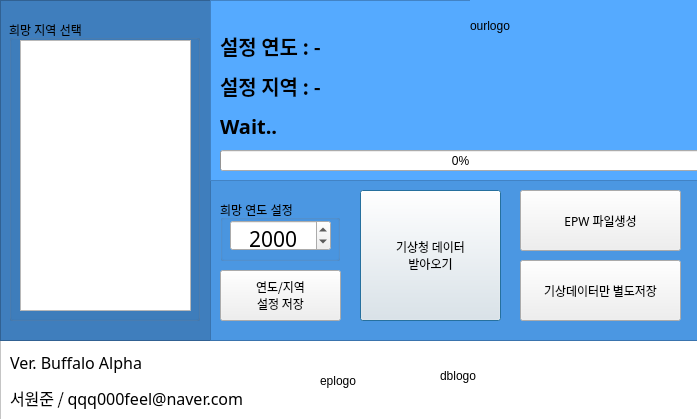
<?xml version="1.0" encoding="UTF-8"?>
<ui version="4.0">
 <class>dialog</class>
 <widget class="QDialog" name="dialog">
  <property name="enabled">
   <bool>true</bool>
  </property>
  <property name="geometry">
   <rect>
    <x>0</x>
    <y>0</y>
    <width>697</width>
    <height>419</height>
   </rect>
  </property>
  <property name="sizePolicy">
   <sizepolicy hsizetype="Fixed" vsizetype="Fixed">
    <horstretch>0</horstretch>
    <verstretch>0</verstretch>
   </sizepolicy>
  </property>
  <property name="contextMenuPolicy">
   <enum>Qt::NoContextMenu</enum>
  </property>
  <property name="windowTitle">
   <string>서원준(qqq000feel@naver.com)</string>
  </property>
  <property name="windowIcon">
   <iconset>
    <normaloff>../../../../Pictures/wef23f23f2f.png</normaloff>../../../../Pictures/wef23f23f2f.png</iconset>
  </property>
  <property name="windowOpacity">
   <double>1.000000000000000</double>
  </property>
  <property name="autoFillBackground">
   <bool>false</bool>
  </property>
  <widget class="QPushButton" name="swjbtn1">
   <property name="geometry">
    <rect>
     <x>360</x>
     <y>190</y>
     <width>141</width>
     <height>131</height>
    </rect>
   </property>
   <property name="font">
    <font>
     <family>맑은 고딕</family>
     <strikeout>false</strikeout>
    </font>
   </property>
   <property name="autoFillBackground">
    <bool>false</bool>
   </property>
   <property name="styleSheet">
    <string notr="true"/>
   </property>
   <property name="text">
    <string>기상청 데이터
받아오기</string>
   </property>
  </widget>
  <widget class="QLabel" name="swjlabel">
   <property name="geometry">
    <rect>
     <x>220</x>
     <y>110</y>
     <width>471</width>
     <height>31</height>
    </rect>
   </property>
   <property name="sizePolicy">
    <sizepolicy hsizetype="Preferred" vsizetype="Preferred">
     <horstretch>0</horstretch>
     <verstretch>0</verstretch>
    </sizepolicy>
   </property>
   <property name="font">
    <font>
     <family>HY헤드라인M</family>
     <pointsize>15</pointsize>
     <weight>75</weight>
     <italic>false</italic>
     <bold>true</bold>
    </font>
   </property>
   <property name="text">
    <string>Wait..</string>
   </property>
   <property name="alignment">
    <set>Qt::AlignLeading|Qt::AlignLeft|Qt::AlignVCenter</set>
   </property>
  </widget>
  <widget class="QPushButton" name="swjbtn2">
   <property name="geometry">
    <rect>
     <x>520</x>
     <y>190</y>
     <width>161</width>
     <height>61</height>
    </rect>
   </property>
   <property name="font">
    <font>
     <family>맑은 고딕</family>
    </font>
   </property>
   <property name="text">
    <string>EPW 파일생성</string>
   </property>
  </widget>
  <widget class="QPushButton" name="swjbtn3">
   <property name="geometry">
    <rect>
     <x>520</x>
     <y>260</y>
     <width>161</width>
     <height>61</height>
    </rect>
   </property>
   <property name="font">
    <font>
     <family>맑은 고딕</family>
    </font>
   </property>
   <property name="text">
    <string>기상데이터만 별도저장</string>
   </property>
  </widget>
  <widget class="QProgressBar" name="swjpbar">
   <property name="geometry">
    <rect>
     <x>220</x>
     <y>150</y>
     <width>481</width>
     <height>21</height>
    </rect>
   </property>
   <property name="value">
    <number>0</number>
   </property>
  </widget>
  <widget class="QPushButton" name="testbtn">
   <property name="geometry">
    <rect>
     <x>220</x>
     <y>270</y>
     <width>121</width>
     <height>51</height>
    </rect>
   </property>
   <property name="font">
    <font>
     <family>맑은 고딕</family>
    </font>
   </property>
   <property name="text">
    <string>연도/지역
설정 저장</string>
   </property>
  </widget>
  <widget class="QGroupBox" name="groupBox">
   <property name="geometry">
    <rect>
     <x>220</x>
     <y>200</y>
     <width>120</width>
     <height>61</height>
    </rect>
   </property>
   <property name="styleSheet">
    <string notr="true"/>
   </property>
   <property name="title">
    <string>희망 연도 설정</string>
   </property>
   <widget class="QDateEdit" name="swjdate">
    <property name="geometry">
     <rect>
      <x>10</x>
      <y>20</y>
      <width>101</width>
      <height>31</height>
     </rect>
    </property>
    <property name="font">
     <font>
      <family>AcadEref</family>
      <pointsize>16</pointsize>
     </font>
    </property>
    <property name="alignment">
     <set>Qt::AlignHCenter|Qt::AlignTop</set>
    </property>
    <property name="displayFormat">
     <string>yyyy</string>
    </property>
   </widget>
  </widget>
  <widget class="QListWidget" name="swjlist">
   <property name="geometry">
    <rect>
     <x>20</x>
     <y>40</y>
     <width>171</width>
     <height>271</height>
    </rect>
   </property>
   <property name="contextMenuPolicy">
    <enum>Qt::NoContextMenu</enum>
   </property>
   <property name="tabKeyNavigation">
    <bool>false</bool>
   </property>
  </widget>
  <widget class="QLabel" name="swjyearlabel">
   <property name="geometry">
    <rect>
     <x>220</x>
     <y>30</y>
     <width>471</width>
     <height>31</height>
    </rect>
   </property>
   <property name="sizePolicy">
    <sizepolicy hsizetype="Preferred" vsizetype="Preferred">
     <horstretch>0</horstretch>
     <verstretch>0</verstretch>
    </sizepolicy>
   </property>
   <property name="font">
    <font>
     <family>HY헤드라인M</family>
     <pointsize>15</pointsize>
     <weight>75</weight>
     <italic>false</italic>
     <bold>true</bold>
    </font>
   </property>
   <property name="text">
    <string>설정 연도 : -</string>
   </property>
   <property name="alignment">
    <set>Qt::AlignLeading|Qt::AlignLeft|Qt::AlignVCenter</set>
   </property>
  </widget>
  <widget class="QLabel" name="swjcitylabel">
   <property name="geometry">
    <rect>
     <x>220</x>
     <y>70</y>
     <width>471</width>
     <height>31</height>
    </rect>
   </property>
   <property name="sizePolicy">
    <sizepolicy hsizetype="Preferred" vsizetype="Preferred">
     <horstretch>0</horstretch>
     <verstretch>0</verstretch>
    </sizepolicy>
   </property>
   <property name="font">
    <font>
     <family>HY헤드라인M</family>
     <pointsize>15</pointsize>
     <weight>75</weight>
     <italic>false</italic>
     <bold>true</bold>
    </font>
   </property>
   <property name="text">
    <string>설정 지역 : -</string>
   </property>
   <property name="alignment">
    <set>Qt::AlignLeading|Qt::AlignLeft|Qt::AlignVCenter</set>
   </property>
  </widget>
  <widget class="QGroupBox" name="groupBox_2">
   <property name="geometry">
    <rect>
     <x>9</x>
     <y>20</y>
     <width>191</width>
     <height>301</height>
    </rect>
   </property>
   <property name="title">
    <string>희망 지역 선택</string>
   </property>
  </widget>
  <widget class="QFrame" name="frame">
   <property name="geometry">
    <rect>
     <x>210</x>
     <y>0</y>
     <width>491</width>
     <height>181</height>
    </rect>
   </property>
   <property name="autoFillBackground">
    <bool>false</bool>
   </property>
   <property name="styleSheet">
    <string notr="true">background-color: rgb(85, 170, 255);</string>
   </property>
   <property name="frameShape">
    <enum>QFrame::StyledPanel</enum>
   </property>
   <property name="frameShadow">
    <enum>QFrame::Raised</enum>
   </property>
   <widget class="QLabel" name="ourlogolbl">
    <property name="geometry">
     <rect>
      <x>260</x>
      <y>0</y>
      <width>231</width>
      <height>51</height>
     </rect>
    </property>
    <property name="text">
     <string>ourlogo</string>
    </property>
   </widget>
  </widget>
  <widget class="QFrame" name="frame_2">
   <property name="geometry">
    <rect>
     <x>0</x>
     <y>0</y>
     <width>211</width>
     <height>341</height>
    </rect>
   </property>
   <property name="autoFillBackground">
    <bool>false</bool>
   </property>
   <property name="styleSheet">
    <string notr="true">background-color: rgb(63, 126, 189);</string>
   </property>
   <property name="frameShape">
    <enum>QFrame::StyledPanel</enum>
   </property>
   <property name="frameShadow">
    <enum>QFrame::Raised</enum>
   </property>
  </widget>
  <widget class="QFrame" name="frame_3">
   <property name="geometry">
    <rect>
     <x>210</x>
     <y>180</y>
     <width>491</width>
     <height>161</height>
    </rect>
   </property>
   <property name="autoFillBackground">
    <bool>false</bool>
   </property>
   <property name="styleSheet">
    <string notr="true">background-color: rgb(75, 151, 226);</string>
   </property>
   <property name="frameShape">
    <enum>QFrame::StyledPanel</enum>
   </property>
   <property name="frameShadow">
    <enum>QFrame::Raised</enum>
   </property>
  </widget>
  <widget class="QLabel" name="swjlabel_2">
   <property name="geometry">
    <rect>
     <x>10</x>
     <y>340</y>
     <width>261</width>
     <height>81</height>
    </rect>
   </property>
   <property name="sizePolicy">
    <sizepolicy hsizetype="Preferred" vsizetype="Preferred">
     <horstretch>0</horstretch>
     <verstretch>0</verstretch>
    </sizepolicy>
   </property>
   <property name="font">
    <font>
     <family>맑은 고딕</family>
     <pointsize>15</pointsize>
     <weight>75</weight>
     <italic>false</italic>
     <bold>true</bold>
    </font>
   </property>
   <property name="text">
    <string>&lt;html&gt;&lt;head/&gt;&lt;body&gt;&lt;p&gt;&lt;span style=&quot; font-size:12pt; font-weight:400;&quot;&gt;Ver. Buffalo Alpha&lt;/span&gt;&lt;/p&gt;&lt;p&gt;&lt;span style=&quot; font-size:12pt; font-weight:400;&quot;&gt;서원준 / qqq000feel@naver.com&lt;/span&gt;&lt;/p&gt;&lt;/body&gt;&lt;/html&gt;</string>
   </property>
   <property name="alignment">
    <set>Qt::AlignLeading|Qt::AlignLeft|Qt::AlignVCenter</set>
   </property>
  </widget>
  <widget class="QLabel" name="eplogolbl">
   <property name="geometry">
    <rect>
     <x>320</x>
     <y>350</y>
     <width>91</width>
     <height>61</height>
    </rect>
   </property>
   <property name="text">
    <string>eplogo</string>
   </property>
  </widget>
  <widget class="QLabel" name="dblogolbl">
   <property name="geometry">
    <rect>
     <x>440</x>
     <y>350</y>
     <width>241</width>
     <height>51</height>
    </rect>
   </property>
   <property name="text">
    <string>dblogo</string>
   </property>
  </widget>
  <widget class="QFrame" name="frame_4">
   <property name="geometry">
    <rect>
     <x>0</x>
     <y>340</y>
     <width>701</width>
     <height>81</height>
    </rect>
   </property>
   <property name="toolTipDuration">
    <number>-1</number>
   </property>
   <property name="autoFillBackground">
    <bool>false</bool>
   </property>
   <property name="styleSheet">
    <string notr="true">background-color: rgb(255, 255, 255);</string>
   </property>
   <property name="frameShape">
    <enum>QFrame::StyledPanel</enum>
   </property>
   <property name="frameShadow">
    <enum>QFrame::Raised</enum>
   </property>
  </widget>
  <zorder>frame_4</zorder>
  <zorder>frame_2</zorder>
  <zorder>frame_3</zorder>
  <zorder>frame</zorder>
  <zorder>groupBox_2</zorder>
  <zorder>swjbtn1</zorder>
  <zorder>swjlabel</zorder>
  <zorder>swjbtn2</zorder>
  <zorder>swjbtn3</zorder>
  <zorder>swjpbar</zorder>
  <zorder>testbtn</zorder>
  <zorder>groupBox</zorder>
  <zorder>swjlist</zorder>
  <zorder>swjyearlabel</zorder>
  <zorder>swjcitylabel</zorder>
  <zorder>swjlabel_2</zorder>
  <zorder>eplogolbl</zorder>
  <zorder>dblogolbl</zorder>
 </widget>
 <resources/>
 <connections/>
</ui>
